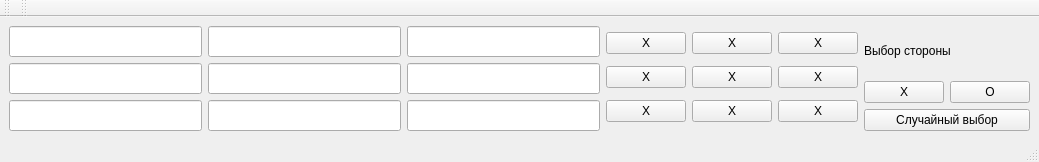
<?xml version="1.0" encoding="UTF-8"?>
<ui version="4.0">
 <class>MainWindow</class>
 <widget class="QMainWindow" name="MainWindow">
  <property name="sizePolicy">
   <sizepolicy hsizetype="Preferred" vsizetype="Preferred">
    <horstretch>0</horstretch>
    <verstretch>0</verstretch>
   </sizepolicy>
  </property>
  <property name="windowTitle">
   <string>MainWindow</string>
  </property>
  <widget class="QWidget" name="centralwidget">
   <layout class="QHBoxLayout" name="horizontalLayout_4">
    <item>
     <layout class="QHBoxLayout" name="horizontalLayout_2">
      <item>
       <layout class="QGridLayout" name="gridLayout">
        <item row="0" column="1">
         <widget class="QLineEdit" name="lineEdit_0_1">
          <property name="font">
           <font>
            <pointsize>14</pointsize>
            <weight>75</weight>
            <bold>true</bold>
           </font>
          </property>
         </widget>
        </item>
        <item row="0" column="0">
         <widget class="QLineEdit" name="lineEdit_0_0">
          <property name="font">
           <font>
            <pointsize>14</pointsize>
            <weight>75</weight>
            <bold>true</bold>
           </font>
          </property>
         </widget>
        </item>
        <item row="2" column="0">
         <widget class="QLineEdit" name="lineEdit_2_0">
          <property name="font">
           <font>
            <pointsize>14</pointsize>
            <weight>75</weight>
            <bold>true</bold>
           </font>
          </property>
         </widget>
        </item>
        <item row="2" column="1">
         <widget class="QLineEdit" name="lineEdit_2_1">
          <property name="font">
           <font>
            <pointsize>14</pointsize>
            <weight>75</weight>
            <bold>true</bold>
           </font>
          </property>
         </widget>
        </item>
        <item row="0" column="2">
         <widget class="QLineEdit" name="lineEdit_0_2">
          <property name="font">
           <font>
            <pointsize>14</pointsize>
            <weight>75</weight>
            <bold>true</bold>
           </font>
          </property>
         </widget>
        </item>
        <item row="1" column="1">
         <widget class="QLineEdit" name="lineEdit_1_1">
          <property name="font">
           <font>
            <pointsize>14</pointsize>
            <weight>75</weight>
            <bold>true</bold>
           </font>
          </property>
         </widget>
        </item>
        <item row="2" column="2">
         <widget class="QLineEdit" name="lineEdit_2_2">
          <property name="font">
           <font>
            <pointsize>14</pointsize>
            <weight>75</weight>
            <bold>true</bold>
           </font>
          </property>
         </widget>
        </item>
        <item row="1" column="0">
         <widget class="QLineEdit" name="lineEdit_1_0">
          <property name="font">
           <font>
            <pointsize>14</pointsize>
            <weight>75</weight>
            <bold>true</bold>
           </font>
          </property>
         </widget>
        </item>
        <item row="1" column="2">
         <widget class="QLineEdit" name="lineEdit_1_2">
          <property name="font">
           <font>
            <pointsize>14</pointsize>
            <weight>75</weight>
            <bold>true</bold>
           </font>
          </property>
         </widget>
        </item>
       </layout>
      </item>
      <item>
       <layout class="QGridLayout" name="gridLayout_2">
        <property name="sizeConstraint">
         <enum>QLayout::SetDefaultConstraint</enum>
        </property>
        <item row="1" column="0">
         <widget class="QPushButton" name="pushButton_1_0">
          <property name="text">
           <string>X</string>
          </property>
         </widget>
        </item>
        <item row="0" column="1">
         <widget class="QPushButton" name="pushButton_0_1">
          <property name="text">
           <string>X</string>
          </property>
         </widget>
        </item>
        <item row="0" column="0">
         <widget class="QPushButton" name="pushButton_0_0">
          <property name="text">
           <string>X</string>
          </property>
         </widget>
        </item>
        <item row="2" column="0">
         <widget class="QPushButton" name="pushButton_2_0">
          <property name="text">
           <string>X</string>
          </property>
         </widget>
        </item>
        <item row="0" column="2">
         <widget class="QPushButton" name="pushButton_0_2">
          <property name="text">
           <string>X</string>
          </property>
         </widget>
        </item>
        <item row="1" column="2">
         <widget class="QPushButton" name="pushButton_1_2">
          <property name="text">
           <string>X</string>
          </property>
         </widget>
        </item>
        <item row="2" column="2">
         <widget class="QPushButton" name="pushButton_2_2">
          <property name="text">
           <string>X</string>
          </property>
         </widget>
        </item>
        <item row="1" column="1">
         <widget class="QPushButton" name="pushButton_1_1">
          <property name="text">
           <string>X</string>
          </property>
         </widget>
        </item>
        <item row="2" column="1">
         <widget class="QPushButton" name="pushButton_2_1">
          <property name="text">
           <string>X</string>
          </property>
         </widget>
        </item>
       </layout>
      </item>
      <item>
       <layout class="QVBoxLayout" name="verticalLayout">
        <item>
         <widget class="QLabel" name="label">
          <property name="text">
           <string>Выбор стороны</string>
          </property>
         </widget>
        </item>
        <item>
         <layout class="QHBoxLayout" name="horizontalLayout">
          <item>
           <widget class="QPushButton" name="pushButton_3">
            <property name="text">
             <string>X</string>
            </property>
           </widget>
          </item>
          <item>
           <widget class="QPushButton" name="pushButton_4">
            <property name="text">
             <string>O</string>
            </property>
           </widget>
          </item>
         </layout>
        </item>
        <item>
         <widget class="QPushButton" name="pushButton_2">
          <property name="text">
           <string>Случайный выбор</string>
          </property>
         </widget>
        </item>
       </layout>
      </item>
     </layout>
    </item>
   </layout>
  </widget>
  <widget class="QMenuBar" name="menubar">
   <property name="geometry">
    <rect>
     <x>0</x>
     <y>0</y>
     <width>1049</width>
     <height>20</height>
    </rect>
   </property>
  </widget>
  <widget class="QStatusBar" name="statusbar"/>
  <widget class="QToolBar" name="toolBar">
   <property name="windowTitle">
    <string>toolBar</string>
   </property>
   <attribute name="toolBarArea">
    <enum>TopToolBarArea</enum>
   </attribute>
   <attribute name="toolBarBreak">
    <bool>false</bool>
   </attribute>
  </widget>
  <widget class="QToolBar" name="toolBar_2">
   <property name="windowTitle">
    <string>toolBar_2</string>
   </property>
   <attribute name="toolBarArea">
    <enum>TopToolBarArea</enum>
   </attribute>
   <attribute name="toolBarBreak">
    <bool>false</bool>
   </attribute>
  </widget>
 </widget>
 <resources/>
 <connections/>
</ui>
